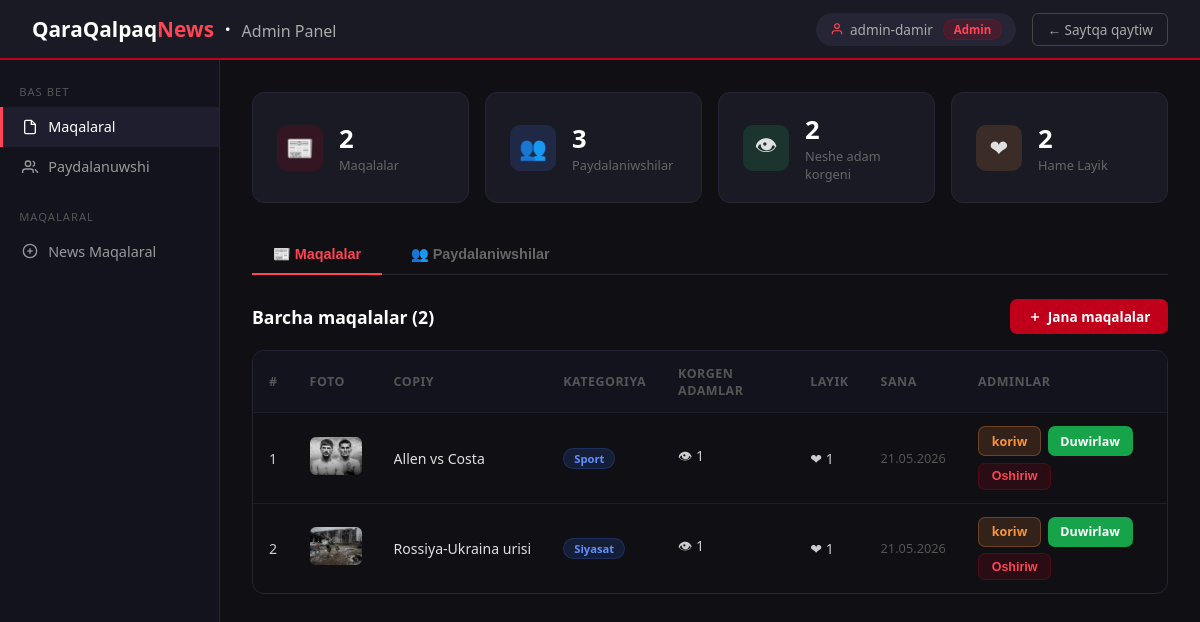
Page /admin-panel/ (signed in) on the committed database.
### main/models.py (models this page shows, shortened)
class Article(models.Model):
    CATEGORY_CHOICES = [
        ('jamisyet', 'Jámiyet'),
        ('siyasat', 'Siyasat'),
        ('ekonomika', 'Ekonomika'),
        ('sport', 'Sport'),
        ('madeniyat', 'Mádeniyat'),
        ('siyahat', 'Siyahat'),
    ]
    title = models.CharField(max_length=300)
    content = models.TextField()
    image = models.ImageField(upload_to='articles/', blank=True, null=True)
    category = models.CharField(max_length=50, choices=CATEGORY_CHOICES, default='jamisyet')
    created_at = models.DateTimeField(auto_now_add=True)
    views = models.PositiveIntegerField(default=0)
    likes = models.ManyToManyField(User, related_name='liked_articles', blank=True)
    class Meta:
        ordering = ['-created_at']
    @property
    def like_count(self):
        return self.likes.count()

### main/views.py (the view)
# urls.py: path('admin-panel/', views.admin_panel, name='admin_panel'),
@user_passes_test(is_admin, login_url='/login/')
def admin_panel(request):
    articles = Article.objects.all().order_by('-created_at')
    users = User.objects.all().order_by('-date_joined')
    total_articles = articles.count()
    total_users = users.count()
    total_views = sum(a.views for a in articles)
    total_likes = sum(a.like_count for a in articles)
    return render(request, 'admin/panel.html', {
        'articles': articles,
        'users': users,
        'total_articles': total_articles,
        'total_users': total_users,
        'total_views': total_views,
        'total_likes': total_likes,
    })

### main/views.py (called while the page is built)
def is_admin(user):
    return user.is_authenticated and user.is_staff

### templates/admin/panel.html (shortened to what this page needs)
{% load static %}
<!DOCTYPE html>
<html lang="kaa">
<head>
</head>
<body>
<div class="topbar">
  <div class="topbar-logo">QaraQalpaq<span>News</span> &nbsp;·&nbsp; <span style="color:#aaa;font-weight:400;font-size:1rem;">Admin Panel</span></div>
  <div class="topbar-right">
    <div class="topbar-user">
      <svg width="14" height="14" viewBox="0 0 24 24" fill="none" stroke="currentColor" stroke-width="2">
        <path d="M20 21v-2a4 4 0 0 0-4-4H8a4 4 0 0 0-4 4v2"/><circle cx="12" cy="7" r="4"/>
      </svg>
      {{ request.user.username }}
      <span class="badge badge-admin" style="margin-left:4px;">Admin</span>
    </div>
    <a href="{% url 'home' %}" class="btn-back">← Saytqa qaytiw</a>
  </div>
</div>
<div class="layout">
  <aside class="sidebar">
    <div class="sidebar-label">Bas bet</div>
    <a href="#" class="active" onclick="showTab('articles')">
      <svg width="16" height="16" viewBox="0 0 24 24" fill="none" stroke="currentColor" stroke-width="2">
        <path d="M14 2H6a2 2 0 0 0-2 2v16a2 2 0 0 0 2 2h12a2 2 0 0 0 2-2V8z"/><polyline points="14,2 14,8 20,8"/>
      </svg>
      Maqalaral
    </a>
    <a href="#" onclick="showTab('users')">
      <svg width="16" height="16" viewBox="0 0 24 24" fill="none" stroke="currentColor" stroke-width="2">
        <path d="M17 21v-2a4 4 0 0 0-4-4H5a4 4 0 0 0-4 4v2"/><circle cx="9" cy="7" r="4"/>
        <path d="M23 21v-2a4 4 0 0 1-3-3.87"/><path d="M16 3.13a4 4 0 0 1 0 7.75"/>
      </svg>
      Paydalanuwshi
    </a>
    <br>
    <div class="sidebar-label">Maqalaral</div>
    <a href="{% url 'admin_article_create' %}">
      <svg width="16" height="16" viewBox="0 0 24 24" fill="none" stroke="currentColor" stroke-width="2">
        <circle cx="12" cy="12" r="10"/><line x1="12" y1="8" x2="12" y2="16"/><line x1="8" y1="12" x2="16" y2="12"/>
      </svg>
      News  Maqalaral
    </a>
  </aside>
  <main class="main">
    <div class="stats-grid">
      <div class="stat-card">
        <div class="stat-icon red">📰</div>
        <div><div class="stat-val">{{ total_articles }}</div><div class="stat-lbl">Maqalalar</div></div>
      </div>
      <div class="stat-card">
        <div class="stat-icon blue">👥</div>
        <div><div class="stat-val">{{ total_users }}</div><div class="stat-lbl">Paydalaniwshilar</div></div>
      </div>
      <div class="stat-card">
        <div class="stat-icon green">👁</div>
        <div><div class="stat-val">{{ total_views }}</div><div class="stat-lbl">Neshe adam korgeni</div></div>
      </div>
      <div class="stat-card">
        <div class="stat-icon orange">❤</div>
        <div><div class="stat-val">{{ total_likes }}</div><div class="stat-lbl">Hame Layik</div></div>
      </div>
    </div>
    <div class="tabs">
      <button class="tab active" id="tab-articles" onclick="showTab('articles')">📰 Maqalalar</button>
      <button class="tab" id="tab-users" onclick="showTab('users')">👥 Paydalaniwshilar</button>
    </div>
    <div class="tab-content active" id="content-articles">
      <div class="sec-header">
        <div class="sec-title">Barcha maqalalar ({{ total_articles }})</div>
        <a href="{% url 'admin_article_create' %}" class="btn btn-primary">
          <svg width="14" height="14" viewBox="0 0 24 24" fill="none" stroke="currentColor" stroke-width="2.5">
            <line x1="12" y1="5" x2="12" y2="19"/><line x1="5" y1="12" x2="19" y2="12"/>
          </svg>
          Jana maqalalar
        </a>
      </div>
      <div class="table-wrap">
        <table>
          <thead>
            <tr>
              <th>#</th>
              <th>foto</th>
              <th>copiy</th>
              <th>Kategoriya</th>
              <th>Korgen adamlar</th>
              <th>Layik</th>
              <th>Sana</th>
              <th>Adminlar</th>
            </tr>
          </thead>
          <tbody>
            {% for article in articles %}
            <tr>
              <td>{{ forloop.counter }}</td>
              <td>
                {% if article.image %}
                  <img src="{{ article.image.url }}" class="article-img" alt="">
                {% else %}
                  <div class="article-img" style="display:flex;align-items:center;justify-content:center;color:#444;font-size:.7rem;">No img</div>
                {% endif %}
              </td>
              <td><div class="article-title">{{ article.title }}</div></td>
              <td><span class="badge badge-cat">{{ article.get_category_display }}</span></td>
              <td>👁 {{ article.views }}</td>
              <td>❤ {{ article.like_count }}</td>
              <td style="font-size:.8rem;color:#555;">{{ article.created_at|date:"d.m.Y" }}</td>
              <td>
                <div class="actions">
                  <a href="{% url 'article_detail' article.pk %}" class="btn btn-sm btn-warning" target="_blank">koriw</a>
                  <a href="{% url 'admin_article_edit' article.pk %}" class="btn btn-sm btn-success">Duwirlaw</a>
                  <form method="post" action="{% url 'admin_article_delete' article.pk %}" style="margin:0;" onsubmit="return confirm('Maqalani  o\'shirip taslay jaqsizba?')">
                    <button type="submit" class="btn btn-sm btn-danger">Oshiriw</button>
                  </form>
                </div>
              </td>
            </tr>
            {% empty %}
            <tr><td colspan="8" style="text-align:center;color:#555;padding:2rem;">Esh qanday maqalalar joq</td></tr>
            {% endfor %}
          </tbody>
        </table>
      </div>
    </div>
  </main>
</div>
</body>
</html>

### rows in the picture
Article: image (picture), title "Allen vs Costa", category "Sport", views "1", like_count "1", created_at "21.05.2026"
Article: image (picture), title "Rossiya-Ukraina urisi", category "Siyasat", views "1", like_count "1", created_at "21.05.2026"

### other values in the picture
{{ request.user.username }} "admin-damir"
{{ total_articles }} "2"
{{ total_users }} "3"
{{ total_views }} "2"
{{ total_likes }} "2"
